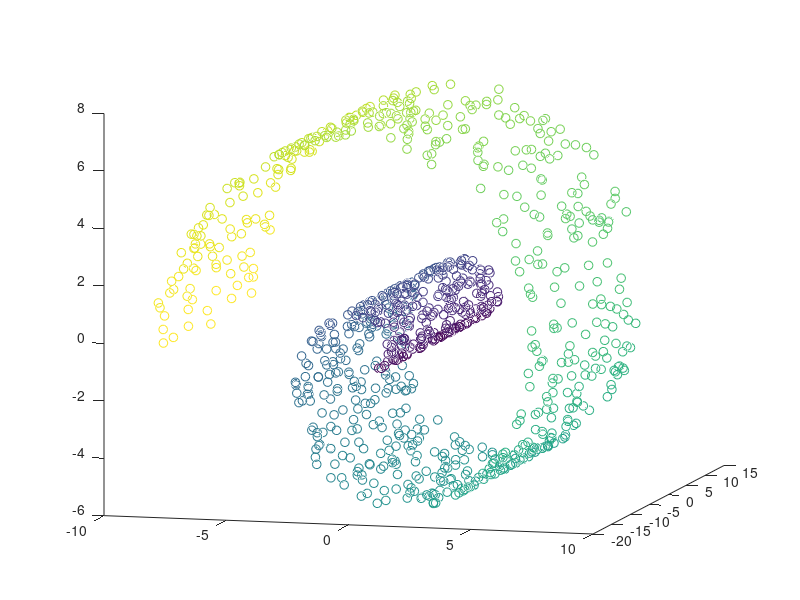
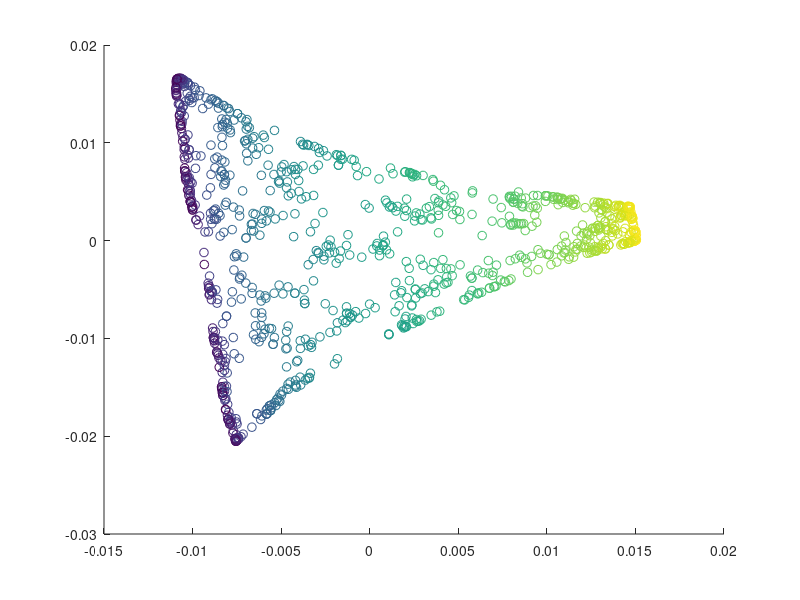

The MATLAB source for these figures, in order:
%与10近临相似度对应的拉普拉斯特征映射
clc,clear,close all;
n=1000;k=10;
a=3*pi*rand(n,1);
x=[a.*cos(a) 30*rand(n,1) a.*sin(a)];

x=x-repmat(mean(x),[n,1]);%数据中心化处理
x2=sum(x.^2,2);
d=repmat(x2,1,n)+repmat(x2',n,1)-2*x*x';%计算点之间的距离平方矩阵 d
[p,i]=sort(d);% 对每一行的距离进行排序
W=sparse(d<=ones(n,1)*p(k+1,:));%创建一个稀疏邻接矩阵 W，如果点 i 和点 j 的距离小于或等于点 i 的第 k+1 个最近邻居的距离，则 W(i,j) 为1
W=(W+W'~=0);%确保邻接矩阵 W 是对称的。
D=diag(sum(W,2));%创建度矩阵 
L=D-W;
[z,v]=eigs(L,D,3,'sm');


figure(1);clf;hold on ;view([15 10]);
scatter3(x(:,1),x(:,2),x(:,3),40,a,'o');
figure(2);clf;hold on ;
scatter(z(:,2),z(:,1),40,a,'o');
